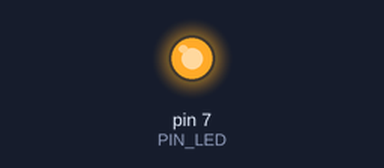
Simulated run of this sketch. Board: Arduino Uno, built with avr-gcc and run on an emulated ATmega328P. On the bench: output pins drawn as LEDs (lit = HIGH). At 2.0 s the program stops and its outputs stay as they are.

Above: at 0.5 s.
At 1.75 s:
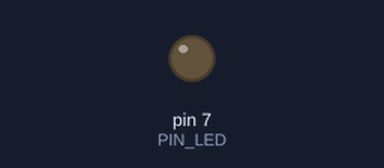
Timing chart, 0 to 3.0 s (numbered marks = the images above):
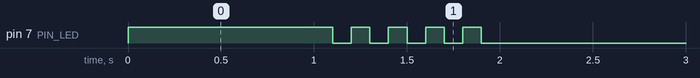

The sketch:

05_practice_2.ino.ino
```cpp
#define PIN_LED 7
int toogle;

void setup(){
  pinMode(PIN_LED, OUTPUT);
}

void loop(){
  digitalWrite(PIN_LED, 1);
  delay(1000);
  toogle = !toogle;
  for(toogle=0; toogle<5; toogle++){
  digitalWrite(PIN_LED, 1);
  delay(100);
  digitalWrite(PIN_LED, 0);
  delay(100);
  }

  digitalWrite(PIN_LED, 0);

while(1){}
}
```

Measured:
- by itself, pin 7 (PIN_LED): repeats every 0.20 s: LOW 0.10 s, HIGH 0.10 s, until it stays LOW from 1.9 s
